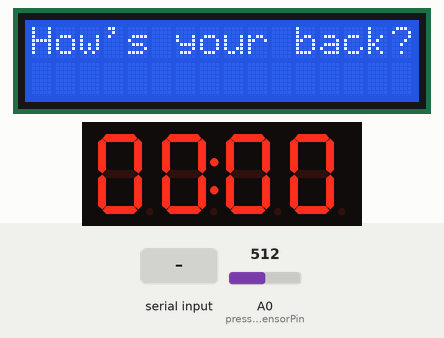
This sketch was run on a simulated Arduino Uno, built with avr-gcc and run on an emulated ATmega328P. Parts: 16×2 character LCD, 4-digit seven-segment display. The inputs (shaded band) are chosen by the test bench; at power-on: A0 (pressureSensorPin) = 512. What the sketch prints to the serial monitor is not drawn.

Above: at 1.3 s.
1.4 s: "0" received over Serial
At 2.6 s:
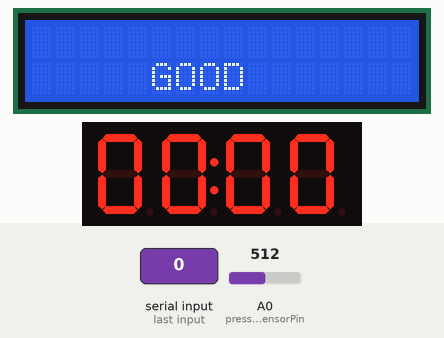
2.9 s: "1" received over Serial
At 4.1 s:
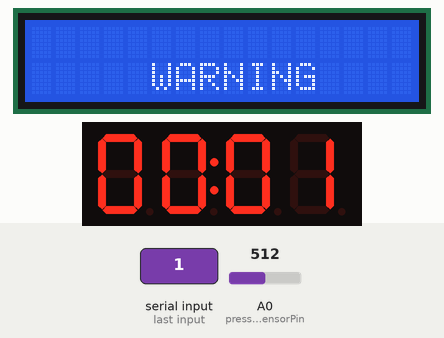
4.4 s: "2" received over Serial
At 5.5 s:
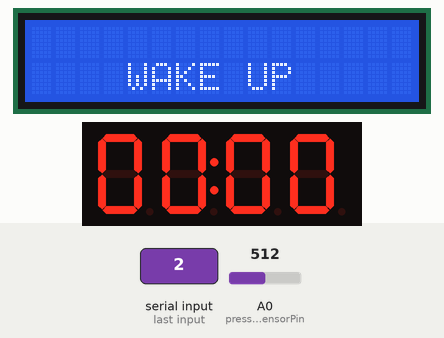
5.9 s: "1" received over Serial
At 7.1 s:
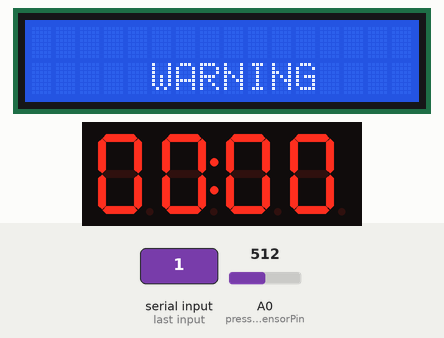
Timing chart, 0 to 8.4 s (numbered marks = the images above; inputs shaded):
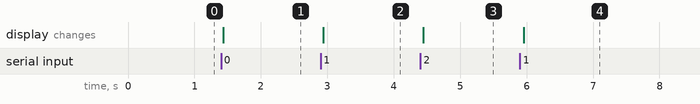

Measured:
- after the input at 1.4 s, the display: changes at once (image 1)
- after the input at 2.9 s, the display: changes at once (image 2)
- after the input at 4.4 s, the display: changes after 0.05 s (image 3)
- after the input at 5.9 s, the display: changes after 0.06 s (image 4)

The sketch:

contest.ino
```cpp
#include <Wire.h>
#include <LiquidCrystal_I2C.h>
#include <TM1637Display.h>

#define CLK_PIN 2
#define DIO_PIN 3

TM1637Display display(CLK_PIN, DIO_PIN);

LiquidCrystal_I2C lcd(0x27, 16, 2); // I2C 주소와 LCD 크기에 맞게 설정

const int pressureSensorPin = A0;
const int threshold = 100;

int hours = 0;   // 시 값
int minutes = 0; // 분 값

void setup() {
    lcd.init(); // LCD 초기화
    lcd.backlight(); // 백라이트 활성화
    lcd.setCursor(0, 0);
    lcd.print("How's your back?"); // 초기 메시지
    Serial.begin(9600); // 시리얼 통신 시작
    pinMode(pressureSensorPin, INPUT);
    display.setBrightness(7);  // 밝기 설정 (0에서 7까지)
    display.clear();
    display.showNumberDecEx(hours * 100 + minutes, 0b01000000, true);
}

void loop() {
  int pressureValue = analogRead(pressureSensorPin);
  if (pressureValue >= threshold) {
    Serial.println("Pressure input detected.");
    if (Serial.available()) {
        char command = Serial.read(); // 파이썬에서 받은 문자 읽기
        if (command == '0') {
            lcd.clear();
            lcd.setCursor(5, 1);
            lcd.print("GOOD");
            display.showNumberDecEx(hours * 100 + minutes, 0b01000000, true);
            delay(1000);
            minutes++; // 분 증가
            if (minutes >= 60) {
              minutes = 0; // 60분이 되면 분을 0으로 리셋
              hours++;    // 시간 증가
              Serial.println("1 hour later");
              if (hours >= 24) {
                hours = 0;
              }
            }
            } // LCD에 표시할 메시지
        else if (command =='1'){
            lcd.clear();
            lcd.setCursor(5, 1);
            lcd.print("WARNING");
            display.showNumberDecEx(hours * 100 + minutes, 0b01000000, true);
            delay(1000);
            minutes++; // 분 증가
            if (minutes >= 60) {
              minutes = 0; // 60분이 되면 분을 0으로 리셋
              hours++;    // 시간 증가
              Serial.println("1 hour later");
              if (hours >= 24) {
                hours = 0;
              }
            }
        }
        else if (command == '2') {
            lcd.clear(); // LCD 내용 지우기
            lcd.setCursor(4, 1);
            lcd.print("WAKE UP");
            minutes = 0;
            hours = 0;
            display.showNumberDecEx(hours * 100 + minutes, 0b01000000, true);
        }
    }
  }
}
```
